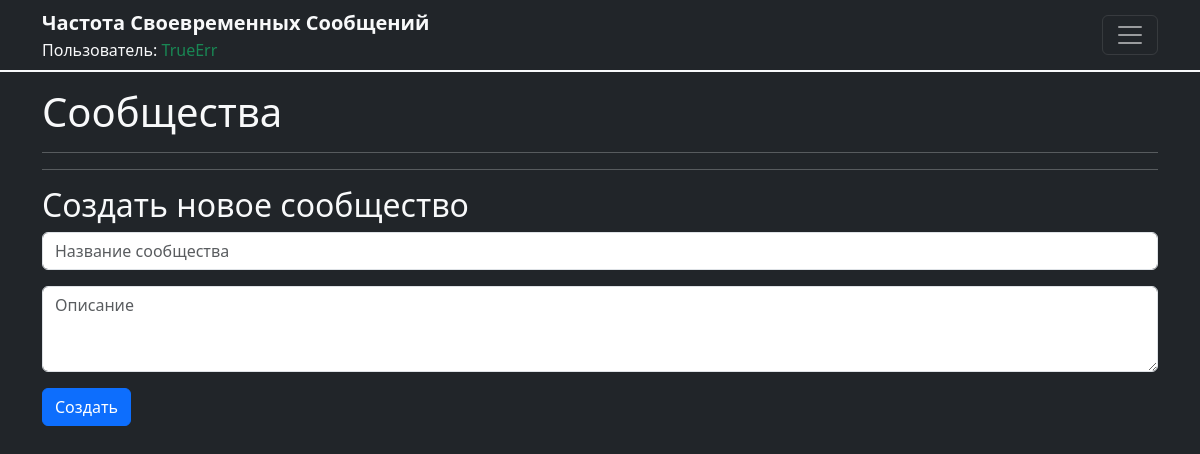
The app's page /community/ (signed in), older data.
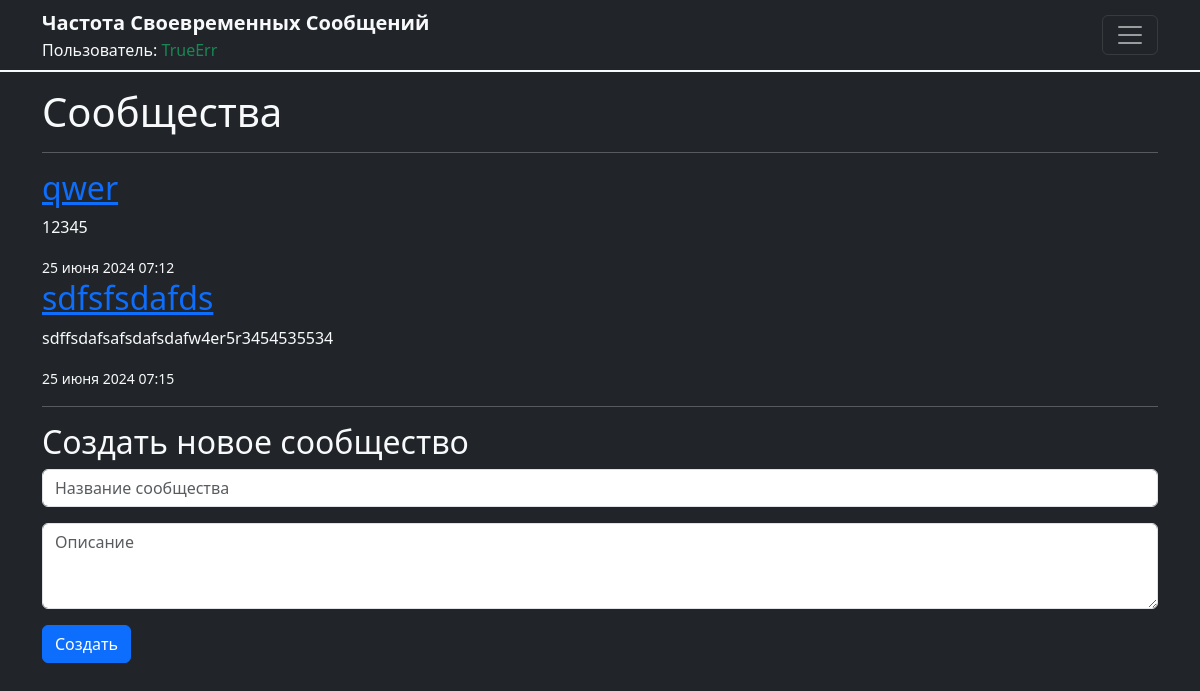
The same page, newer data.
### users/models.py (models this page shows, shortened)
class Community(models.Model):
    name = models.CharField(max_length=255)
    description = models.TextField()
    creator = models.ForeignKey(User, related_name='created_communities', on_delete=models.CASCADE)
    members = models.ManyToManyField(User, related_name='communities', blank=True)
    timestamp = models.DateTimeField(auto_now_add=True)

### users/views.py (the view)
# urls.py: path('community/', views.community_view, name='community'),
@login_required
def community_view(request):
    communities = Community.objects.all()
    if request.method == 'POST':
        name = request.POST.get('name')
        description = request.POST.get('description')
        if name and description:
            Community.objects.create(name=name, description=description, creator=request.user)
            return redirect('community')
    return render(request, 'community.html', {
        'communities': communities,
    })

### templates/community.html (shortened to what this page needs)
{% extends 'base.html' %}
{% block content %}
<h1>Сообщества</h1>
<hr>
<div class="community-list">
  {% for community in communities %}
    <div class="community">
      <h2><a href="{% url 'community_detail' community.id %}">{{ community.name }}</a></h2>
      <p>{{ community.description }}</p>
      <small class="text-light">{{ community.timestamp|date:"d E Y H:i" }}</small>
    </div>
  {% endfor %}
</div>
<hr>
<h2>Создать новое сообщество</h2>
<form method="post">
  <div class="mb-3">
    <input type="text" name="name" class="form-control" placeholder="Название сообщества">
  </div>
  <div class="mb-3">
    <textarea name="description" class="form-control" rows="3" placeholder="Описание"></textarea>
  </div>
  <button type="submit" class="btn btn-primary">Создать</button>
</form>
{% endblock %}

Row changes from the older to the newer data that the page shows:
added Community: name "qwer", description "12345", timestamp "25 июня 2024 07:12"
added Community: name "sdfsfsdafds", description "sdffsdafsafsdafsdafw4er5r3454535534", timestamp "25 июня 2024 07:15"
